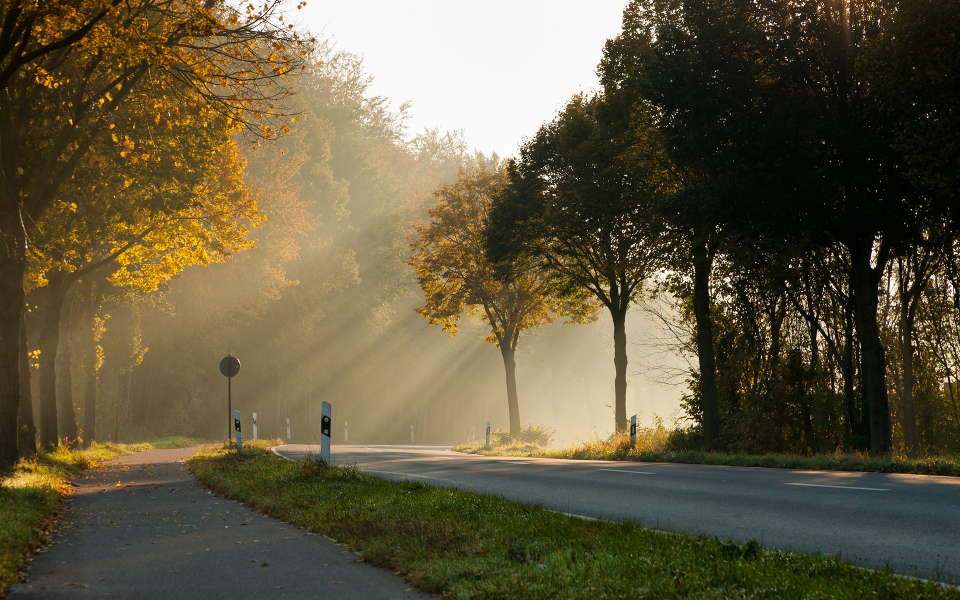
#> input picture LW_1/pic1.png, 1920 x 1200 px (shown at 1/2 size)
$ python Task8.py
#> lines starting #> are read from the running program, lines starting #| are printed output that depends on the picture
import cv2
import numpy as np

img = cv2.imread('pic1.png')
#> img is the input picture: shape (1200, 1920, 3); mean B, G, R 63.3, 89.1, 98.3
cv2.namedWindow('Display window', cv2.WINDOW_NORMAL)

# цвет и толщина прямоугольников и линии
color = (0, 0, 255) # красный цвет
thickness = 2 # толщина

# размеры изображения
height, width, _, = img.shape
#> height = 1200; width = 1920

# вертикальный прямоугольник
# ширина и высота
rect_width_1 = 50
rect_height_1 = 400

# координаты углов
x1_1 = width // 2 - rect_width_1 // 2 # левый верхний угол по оси x
#> x1_1 = 935
y1_1 = height // 2 - rect_height_1 // 2 # левый верхний угол по оси y
#> y1_1 = 400
x2_1 = width // 2 + rect_width_1 // 2 # правый нижний угол по оси x
#> x2_1 = 985
y2_1 = height // 2 + rect_height_1 // 2 # правый нижний угол по оси y
#> y2_1 = 800

# горизонтальный прямоугольник
# ширина и высота
rect_width_2 = 50
rect_height_2 = 350

# координаты углов
x1_2 = width // 2 - rect_height_2 // 2 # левый верхний угол по оси x
#> x1_2 = 785
y1_2 = height // 2 - rect_width_2 // 2 # левый верхний угол по оси y
#> y1_2 = 575
x2_2 = width // 2 + rect_height_2 // 2 # правый нижний угол по оси x
#> x2_2 = 1135
y2_2 = height // 2 + rect_width_2 // 2 # правый нижний угол по оси y
#> y2_2 = 625

# отрисовка
cv2.rectangle(img, (x1_1-5, y1_1-3), (x2_1-5, y2_1-3), color, thickness)
cv2.rectangle(img, (x1_2-5, y1_2-3), (x2_2-5, y2_2-3), color, thickness)
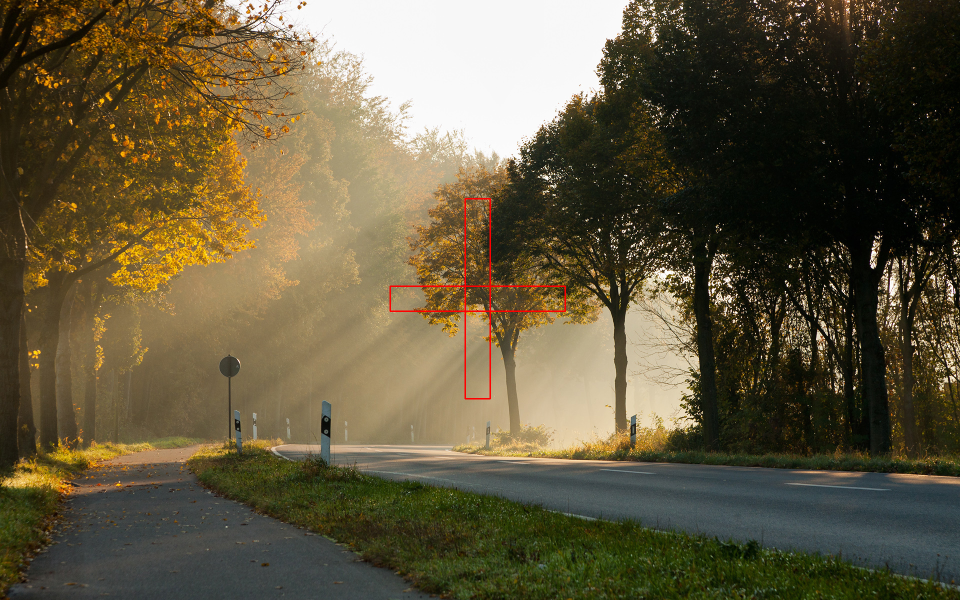
#> img: shape (1200, 1920, 3) (shown at 1/2 size); mean B, G, R 63.1, 88.8, 98.5

# для размытия центра креста использую GaussianBlur

# размер ядра для размытия
kernel_size = (71, 11) # ширина и высота ядра в пикселях

# часть изображения, соответствующая горизонтальному прямоугольнику
img_part = img[y1_2:y2_2, x1_2:x2_2]
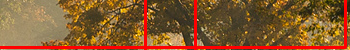
#> img_part: shape (50, 350, 3); mean B, G, R 47.1, 90, 133.9

img_part_blur = cv2.GaussianBlur(img_part, kernel_size, 30)
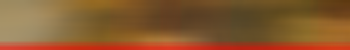
#> img_part_blur: shape (50, 350, 3); mean B, G, R 46.7, 89.4, 134.5

# замена части изображения размытой версией
img[y1_2:y2_2, x1_2:x2_2] = img_part_blur

# получение цвета центрального пикселя в формате RGB
cx = width // 2 # координата x центра изображения
#> cx = 960
cy = height // 2 # координата y центра изображения
#> cy = 600
r, g, b = img[cy][cx] # красный, зеленый и синий компоненты цвета
#> r = 37; g = 66; b = 99

# определение ближайшего цвета
colors = [(255,0,0), (0,255,0), (0,0,255)] # список возможных цветов в формате RGB
distances = [] # список расстояний от центрального пикселя до каждого цвета
# расстояние между двумя цветами в пространстве RGB можно вычислить как евклидово расстояние между их координатами
for color in colors:
    distance = np.sqrt((r - color[0])**2 + (g - color[1])**2 + (b - color[2])**2)
    distances.append(distance)
#> this loop made 3 passes
#> distance on passes 1 to 3: 248.4, 216.5, 173.4
#> after the loop, distances = [248.4, 216.5, 173.4]

# индекс ближайшего цвета в списке colors соответствует минимальному расстоянию в списке distances
min_index = distances.index(min(distances))
#> min_index = 2

# выбор ближайшего цвета из списка colors по индексу
nearest_color = colors[min_index]
#> nearest_color = (0, 0, 255)

#закрашивание креста ближайшим цветом
cv2.rectangle(img, (x1_1-5, y1_1-3), (x2_1-5, y2_1-3), nearest_color, -1) # -1 означает заполнение всей области
cv2.rectangle(img, (x1_2-5, y1_2-3), (x2_2-5, y2_2-3), nearest_color, -1)
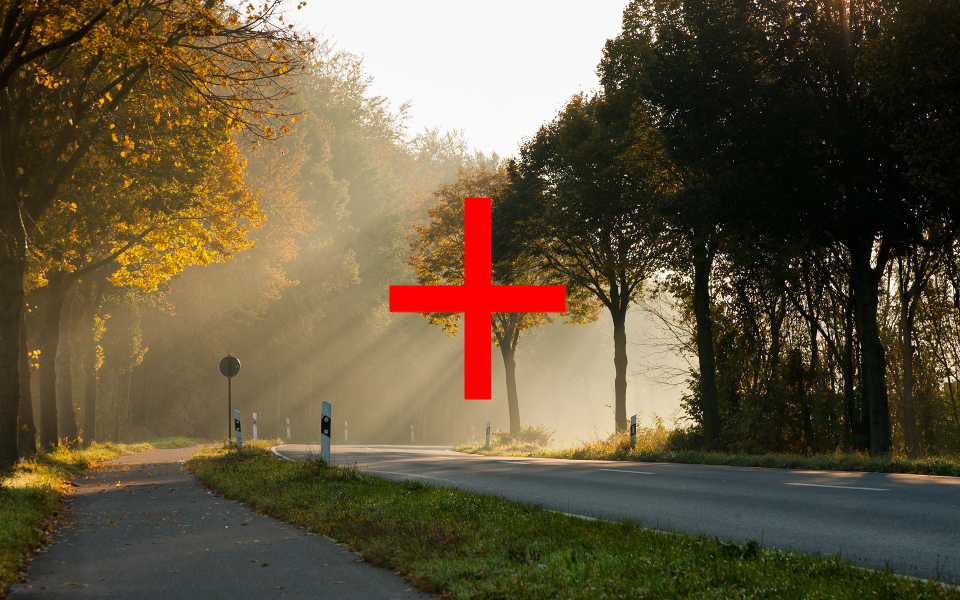
#> img: shape (1200, 1920, 3) (shown at 1/2 size); mean B, G, R 62.2, 87.4, 100.3

cv2.imshow('Display window', img)
cv2.waitKey(0)
cv2.destroyAllWindows()
